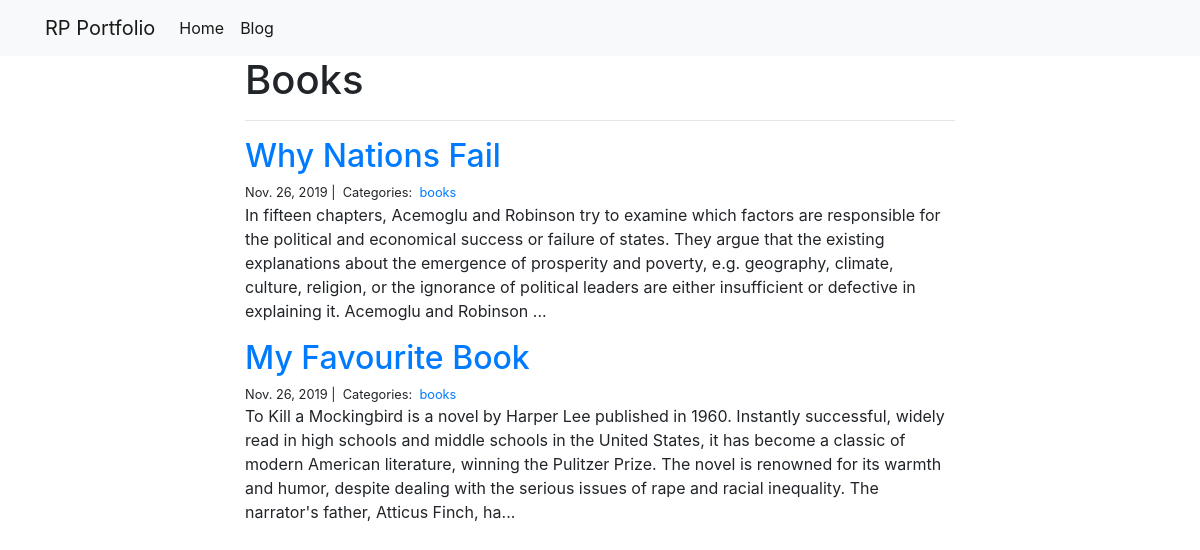
The page /blog/books/ on the database its author committed.
### blog/models.py (models this page shows, shortened)
class Category(models.Model):
	name = models.CharField(max_length=20)
	class Meta:
		verbose_name = "Category"
		verbose_name_plural = "Categories"

class Post(models.Model):
	title = models.CharField(max_length=255)
	body = models.TextField()
	created_on = models.DateTimeField(auto_now_add=True)
	last_modified = models.DateTimeField(auto_now=True)
	categories = models.ManyToManyField('Category', related_name='posts')

### blog/views.py (the view)
# urls.py: path("<category>/", views.blog_category, name="blog_category"),
def blog_category(request, category):
    posts = Post.objects.filter(categories__name__contains=category).order_by(
        "-created_on"
    )
    context = {"category": category, "posts": posts}
    return render(request, "blog_category.html", context)

### blog/templates/blog_category.html
{% extends "base.html" %}
{% block page_content %}
<div class="col-md-8 offset-md-2">
	<h1>{{ category | title }}</h1>
	<hr>
	{% for post in posts %}
		<h2><a href="{% url 'blog_detail' post.pk%}">{{ post.title }}</a></h2>
		<small>
			{{ post.created_on.date }} |&nbsp;
				Categories:&nbsp;
			{% for category in post.categories.all %}
				<a href="{% url 'blog_category' category.name %}">
					{{ category.name }}
				</a>&nbsp;
			{% endfor %}
		</small>
	<p>{{ post.body | slice:":400" }}...</p>
	{% endfor %}
</div>
{% endblock %}

### personal_portfolio/templates/base.html (shortened to what this page needs)
<link rel="stylesheet" href="https://stackpath.bootstrapcdn.com/bootstrap/4.1.3/css/bootstrap.min.css">
<nav class="navbar navbar-expand-lg navbar-light bg-light">
    <div class="container">
        <a class="navbar-brand" href="{% url 'project_index' %}">RP Portfolio</a>
        <div class="collapse navbar-collapse" id="navbarSupportedContent">
          <ul class="navbar-nav mr-auto">
            <li class="nav-item active">
              <a class="nav-link" href="{% url 'project_index' %}">Home</a>
            </li>
            <li class="nav-item active">
              <a class="nav-link" href="{% url 'blog_index' %}">Blog</a>
            </li>
          </ul>
        </div>
    </div>
</nav>
<div class="container">
    {% block page_content %}{% endblock %}
</div>

### rows shown on the page
Category: name "Books", name "books"
Post: title "Why Nations Fail", created_on "Nov. 26, 2019", body "In fifteen chapters, Acemoglu and Robinson try to examine which factors are responsible for the political and economical success or failure of states. They argue that the existing explanations about the emergence of prosperity and poverty, e.g. geography, climate, culture, religion, or the ignorance of political leaders are either insufficient or defective in explaining it. Acemoglu and Robinson"
Post: title "My Favourite Book", created_on "Nov. 26, 2019", body "To Kill a Mockingbird is a novel by Harper Lee published in 1960. Instantly successful, widely read in high schools and middle schools in the United States, it has become a classic of modern American literature, winning the Pulitzer Prize. The novel is renowned for its warmth and humor, despite dealing with the serious issues of rape and racial inequality. The narrator's father, Atticus Finch, ha"
